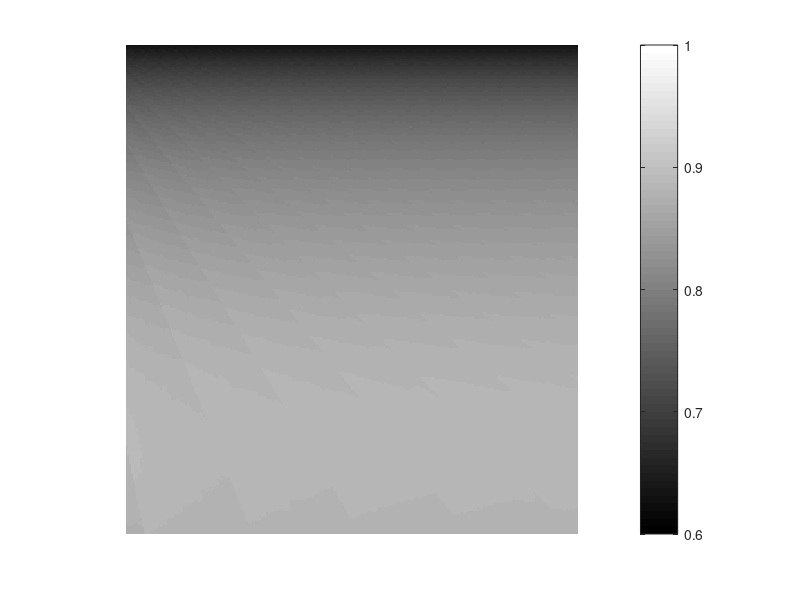

MATLAB code for this plot: (Note: this script raises an error after producing the figure.)
clear all
clc
close all

%% Part 1: Simulation of the effect of artery radius and flow velocity on labeling efficiency
% Inversion efficiency (IE) table from the original MRM paper reporting BIC-pCASL MRI
inveff=[0.5	0.3855
0.6	0.4220
0.7	0.4549
0.8	0.4848
0.9	0.5121
1.0	0.5370
1.1	0.5597
1.2	0.5807
1.3	0.5999
1.4	0.6174
1.5	0.6334
1.6	0.6483
1.7	0.6622
1.8	0.6751
1.9	0.6871
2.0	0.6983
2.1	0.7085
2.2	0.7183
2.3	0.7274
2.4	0.7359
2.5	0.7441
2.6	0.7515
2.7	0.7586
2.8	0.7653
2.9	0.7717
3.0	0.7777
3.1	0.7837
3.2	0.7888
3.3	0.7940
3.4	0.7992
3.5	0.8040
3.6	0.8083
3.7	0.8126
3.8	0.8170
3.9	0.8209
4.0	0.8248
4.1	0.8281
4.2	0.8315
4.3	0.8349
4.4	0.8384
4.5	0.8413
4.6	0.8442
4.7	0.8471
4.8	0.8500
4.9	0.8524
5.0	0.8553
5.1	0.8577
5.2	0.8601
5.3	0.8625
5.4	0.8643
5.5	0.8666
5.6	0.8684
5.7	0.8709
5.8	0.8726
5.9	0.8744
6.0	0.8761
6.1	0.8778
6.2	0.8795
6.3	0.8806
6.4	0.8823
6.5	0.8839
6.6	0.8852
6.7	0.8861
6.8	0.8877
6.9	0.8888
7.0	0.8901
7.1	0.8908
7.2	0.8920
7.3	0.8932
7.4	0.8938
7.5	0.8951
7.6	0.8961
7.7	0.8967
7.8	0.8981
7.9	0.8982
8.0	0.8997
8.1	0.9005
8.2	0.9012
8.3	0.9020
8.4	0.9027
8.5	0.9035
8.6	0.9043
8.7	0.9050
8.8	0.9060
8.9	0.9060
9.0	0.9077
9.1	0.9077
9.2	0.9083
9.3	0.9096
9.4	0.9101
9.5	0.9113
9.6	0.9115
9.7	0.9120
9.8	0.9133
9.9	0.9136
10.0	0.9154
10.1	0.9159
10.2	0.9163
10.3	0.9177
10.4	0.9183
10.5	0.9187
10.6	0.9202
10.7	0.9202
10.8	0.9209
10.9	0.9213
11.0	0.9228
11.1	0.9237
11.2	0.9242
11.3	0.9256
11.4	0.9267
11.5	0.9267
11.6	0.9272
11.7	0.9287
11.8	0.9298
11.9	0.9298
12.0	0.9304
12.1	0.9319
12.2	0.9331
12.3	0.9331
12.4	0.9338
12.5	0.9352
12.6	0.9352
12.7	0.9365
12.8	0.9373
12.9	0.9373
13.0	0.9386
13.1	0.9399
13.2	0.9399
13.3	0.9407
13.4	0.9407
13.5	0.9420
13.6	0.9432
13.7	0.9432
13.8	0.9441
13.9	0.9441
14.0	0.9453
14.1	0.9453
14.2	0.9463
14.3	0.9463
14.4	0.9472
14.5	0.9472
14.6	0.9482
14.7	0.9482
14.8	0.9490
14.9	0.9490
15.0	0.9499
15.1	0.9499
15.2	0.9507
15.3	0.9507
15.4	0.9511
15.5	0.9511
15.6	0.9518
15.7	0.9518
15.8	0.9518
15.9	0.9525
16.0	0.9525
16.1	0.9524
16.2	0.9524
16.3	0.9528
16.4	0.9528
16.5	0.9528
16.6	0.9532
16.7	0.9532
16.8	0.9532
16.9	0.9524
17.0	0.9524
17.1	0.9524
17.2	0.9524
17.3	0.9524
17.4	0.9524
17.5	0.9524
17.6	0.9524
17.7	0.9508
17.8	0.9508
17.9	0.9508
18.0	0.9502
18.1	0.9502
18.2	0.9502
18.3	0.9497
18.4	0.9497
18.5	0.9497
18.6	0.9471
18.7	0.9471
18.8	0.9471
18.9	0.9471
19.0	0.9457
19.1	0.9457
19.2	0.9457
19.3	0.9446
19.4	0.9446
19.5	0.9446
19.6	0.9446
19.7	0.9408
19.8	0.9408
19.9	0.9408
20.0	0.9383
20.1	0.9383
20.2	0.9383
20.3	0.9383
20.4	0.9364
20.5	0.9364
20.6	0.9364
20.7	0.9364
20.8	0.9311
20.9	0.9311
21.0	0.9311
21.1	0.9311
21.2	0.9273
21.3	0.9273
21.4	0.9273
21.5	0.9273
21.6	0.9273
21.7	0.9244
21.8	0.9244
21.9	0.9244
22.0	0.9244
22.1	0.9174
22.2	0.9174
22.3	0.9174
22.4	0.9174
22.5	0.9174
22.6	0.9120
22.7	0.9120
22.8	0.9120
22.9	0.9120
23.0	0.9120
23.1	0.9079
23.2	0.9079
23.3	0.9079
23.4	0.9079
23.5	0.9079
23.6	0.8989
23.7	0.8989
23.8	0.8989
23.9	0.8989
24.0	0.8989
24.1	0.8915
24.2	0.8915
24.3	0.8915
24.4	0.8915
24.5	0.8915
24.6	0.8915
24.7	0.8860
24.8	0.8860
24.9	0.8860
25.0	0.8860
25.1	0.8860
25.2	0.8860
25.3	0.8746
25.4	0.8746
25.5	0.8746
25.6	0.8746
25.7	0.8746
25.8	0.8746
25.9	0.8650
26.0	0.8650
26.1	0.8650
26.2	0.8650
26.3	0.8650
26.4	0.8650
26.5	0.8578
26.6	0.8578
26.7	0.8578
26.8	0.8578
26.9	0.8578
27.0	0.8578
27.1	0.8578
27.2	0.8437
27.3	0.8437
27.4	0.8437
27.5	0.8437
27.6	0.8437
27.7	0.8437
27.8	0.8437
27.9	0.8315
28.0	0.8315
28.1	0.8315
28.2	0.8315
28.3	0.8315
28.4	0.8315
28.5	0.8315
28.6	0.8315
28.7	0.8222
28.8	0.8222
28.9	0.8222
29.0	0.8222
29.1	0.8222
29.2	0.8222
29.3	0.8222
29.4	0.8222
29.5	0.8049
29.6	0.8049
29.7	0.8049
29.8	0.8049
29.9	0.8049
30.0	0.8049
];

% Testing a series of arterial radius and velocity
mi=1;
for v0=3:0.1:30             % Flow velocity from 3 to 30 cm/s
    wIE=[];
    wvel=[];
    for R=100:2:600         % arterial radius; from 200 to 600 um at steps of 10 um
        r=0:1:R;            % location within the artery by reference to the arterial center;
                            % r = 0 represents the center and r = R represents the
                            % arterial wall
        vel=v0.*(1-r.^2./R.^2);     % Laminar flow
        pos=find(vel<0.5);      % Matching the labeling efficiency table
        r(pos)=[];
        vel(pos)=[];
        IE=inveff(fix((vel-0.4)./0.1),2).';
        area=2*pi*r*1;       % Simualtion spatial resolution is 1 um
        wIE=[wIE sum(IE.*area)./sum(area)];
        wvel=[wvel sum(vel.*area)./sum(area)]; 
    end
    gwIE(mi,:)=wIE;
    mi=mi+1;
end
R=100:10:600;
% Plot the labeling efficiency map
figure;
imshow(gwIE,[0.6 1],'initialmag','fit');
colormap(hot);colorbar;

% Examine the statistical effect of artery radius and flow velocity
s_IE=gwIE(:);
s_rad=ones(size(gwIE,1),1)*(100:2:600);
s_rad=s_rad(:)*1e-6;
s_vel=(3:0.1:30).'*ones(1,size(gwIE,2));
s_vel=s_vel(:);
ds=dataset(s_IE,s_rad,s_vel);
lm1=fitlm(ds,'s_IE ~ s_rad + s_vel')
coefCI(lm1)

%% Part 2: Simulation of the cross-sectional profile of velocity distribution and IE
R=200;      % Artery radius of 200 um as an example
vmax=15;    % Flow velocity of 15 cm/s as an example
velmap=zeros(500,500);
velmap2=zeros(500,500);
for mi=1:500
    for ni=1:500
        if (mi-250).^2+(ni-250).^2 < R.^2 
            % Laminar flow 
            velmap(mi,ni)=(1-((mi-250).^2+(ni-250).^2)./R.^2).*vmax;
            % Plug flow
            velmap2(mi,ni)=vmax;
        end
    end
end
% Display the velocity maps for laminar and plug flows
figure;imshow(velmap,[0 20],'initialmag','fit');colormap(jet);colorbar;title('Velocity map: Laminar');
figure;imshow(velmap2,[0 20],'initialmag','fit');colormap(jet);colorbar;title('Velocity map: Plug');
% Converting the velocity matrix for IE by reference to table
iemap=zeros(500,500);
iemap2=zeros(500,500);
for mi=1:500
    for ni=1:500
        if velmap(mi,ni)>3      % Cutoff velocity for simulation
            % Laminar flow
            iemap(mi,ni)=inveff(fix((velmap(mi,ni)-0.4)./0.1),2);
            % Plug flow
            iemap2(mi,ni)=inveff(fix((velmap2(mi,ni)-0.4)./0.1),2);
        end
    end
end
% Display the IE maps for laminar and plug flows
figure;imshow(iemap,[0.6 1],'initialmag','fit');colormap(hot);colorbar;title('Labeling efficiency: Laminar');
figure;imshow(iemap2,[0.6 1],'initialmag','fit');colormap(hot);colorbar;title('Labeling efficiency: Plug');


%% Part 3: Simulation of dependence of labeling efficiency on flow patterns
R=200;                  % Artery radius of 200 um as an example
wIE=[];
for v0=3:0.1:30         % Velocity range of 3 to 30 cm/s
    r=0:1:R;            % location within the artery by reference to the arterial center;
                        % r = 0 represents the center and r = R represents the
                        % arterial wall
    vel=v0.*(1-r.^2./R.^2);     % Laminar flow
    pos=find(vel<0.5);           % Matching the range of flow velocity in table
    r(pos)=[];
    vel(pos)=[];
    IE=inveff(fix((vel-0.4)./0.1),2).';
    area=2*pi*r*1;       % the simualtion resolution is 1 um
    wIE=[wIE sum(IE.*area)./sum(area)];
end
% Display the dependence of IE on flow velocity for laminar flow
v0=3:0.1:30;
figure;plot(v0,wIE,'b-');
xlabel('Peak velocity (cm/s)');
ylabel('Averaged IE');
W_Plot;
ylim([0.5 1]);
% Display the dependence of IE on flow velocity for plug flow
hold on;plot(v0,inveff(fix((v0-0.4)./0.1),2).','r-');
legend('Laminar flow','Plug flow');
